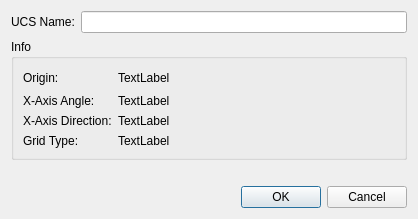
<?xml version="1.0" encoding="UTF-8"?>
<ui version="4.0">
 <class>LC_DlgUCSProperties</class>
 <widget class="QDialog" name="LC_DlgUCSProperties">
  <property name="geometry">
   <rect>
    <x>0</x>
    <y>0</y>
    <width>418</width>
    <height>216</height>
   </rect>
  </property>
  <property name="windowTitle">
   <string>UCS Edit</string>
  </property>
  <layout class="QGridLayout" name="gridLayout" columnstretch="0,3,0">
   <item row="6" column="0">
    <widget class="QLabel" name="label_2">
     <property name="text">
      <string/>
     </property>
    </widget>
   </item>
   <item row="2" column="1" colspan="2">
    <widget class="QLineEdit" name="leName">
     <property name="sizePolicy">
      <sizepolicy hsizetype="Preferred" vsizetype="Preferred">
       <horstretch>0</horstretch>
       <verstretch>0</verstretch>
      </sizepolicy>
     </property>
    </widget>
   </item>
   <item row="3" column="0" colspan="3">
    <widget class="QGroupBox" name="groupBox_4">
     <property name="title">
      <string>Info</string>
     </property>
     <layout class="QGridLayout" name="gridLayout_5">
      <item row="1" column="0">
       <widget class="QLabel" name="label_11">
        <property name="text">
         <string>X-Axis Angle:</string>
        </property>
       </widget>
      </item>
      <item row="2" column="0">
       <widget class="QLabel" name="label_13">
        <property name="text">
         <string>X-Axis Direction:</string>
        </property>
       </widget>
      </item>
      <item row="2" column="1">
       <widget class="QLabel" name="lblAxisEndtpoint">
        <property name="font">
         <font>
          <fontweight>DemiBold</fontweight>
         </font>
        </property>
        <property name="text">
         <string>TextLabel</string>
        </property>
       </widget>
      </item>
      <item row="0" column="0">
       <widget class="QLabel" name="label_9">
        <property name="text">
         <string>Origin:</string>
        </property>
       </widget>
      </item>
      <item row="1" column="1">
       <widget class="QLabel" name="lblAxis">
        <property name="font">
         <font>
          <fontweight>DemiBold</fontweight>
         </font>
        </property>
        <property name="text">
         <string>TextLabel</string>
        </property>
       </widget>
      </item>
      <item row="3" column="0">
       <widget class="QLabel" name="label_10">
        <property name="text">
         <string>Grid Type:</string>
        </property>
       </widget>
      </item>
      <item row="3" column="1">
       <widget class="QLabel" name="lblGridType">
        <property name="font">
         <font>
          <fontweight>DemiBold</fontweight>
         </font>
        </property>
        <property name="text">
         <string>TextLabel</string>
        </property>
       </widget>
      </item>
      <item row="0" column="1">
       <widget class="QLabel" name="lblOrigin">
        <property name="font">
         <font>
          <fontweight>DemiBold</fontweight>
         </font>
        </property>
        <property name="text">
         <string>TextLabel</string>
        </property>
       </widget>
      </item>
      <item row="0" column="2">
       <spacer name="horizontalSpacer">
        <property name="orientation">
         <enum>Qt::Horizontal</enum>
        </property>
        <property name="sizeHint" stdset="0">
         <size>
          <width>0</width>
          <height>20</height>
         </size>
        </property>
       </spacer>
      </item>
     </layout>
    </widget>
   </item>
   <item row="2" column="0">
    <widget class="QLabel" name="label">
     <property name="sizePolicy">
      <sizepolicy hsizetype="Preferred" vsizetype="Preferred">
       <horstretch>0</horstretch>
       <verstretch>0</verstretch>
      </sizepolicy>
     </property>
     <property name="text">
      <string>UCS Name:</string>
     </property>
    </widget>
   </item>
   <item row="7" column="0" colspan="3">
    <widget class="QDialogButtonBox" name="buttonBox">
     <property name="orientation">
      <enum>Qt::Horizontal</enum>
     </property>
     <property name="standardButtons">
      <set>QDialogButtonBox::Cancel|QDialogButtonBox::Ok</set>
     </property>
    </widget>
   </item>
  </layout>
 </widget>
 <resources/>
 <connections>
  <connection>
   <sender>buttonBox</sender>
   <signal>accepted()</signal>
   <receiver>LC_DlgUCSProperties</receiver>
   <slot>accept()</slot>
   <hints>
    <hint type="sourcelabel">
     <x>248</x>
     <y>254</y>
    </hint>
    <hint type="destinationlabel">
     <x>157</x>
     <y>274</y>
    </hint>
   </hints>
  </connection>
  <connection>
   <sender>buttonBox</sender>
   <signal>rejected()</signal>
   <receiver>LC_DlgUCSProperties</receiver>
   <slot>reject()</slot>
   <hints>
    <hint type="sourcelabel">
     <x>316</x>
     <y>260</y>
    </hint>
    <hint type="destinationlabel">
     <x>286</x>
     <y>274</y>
    </hint>
   </hints>
  </connection>
 </connections>
</ui>
